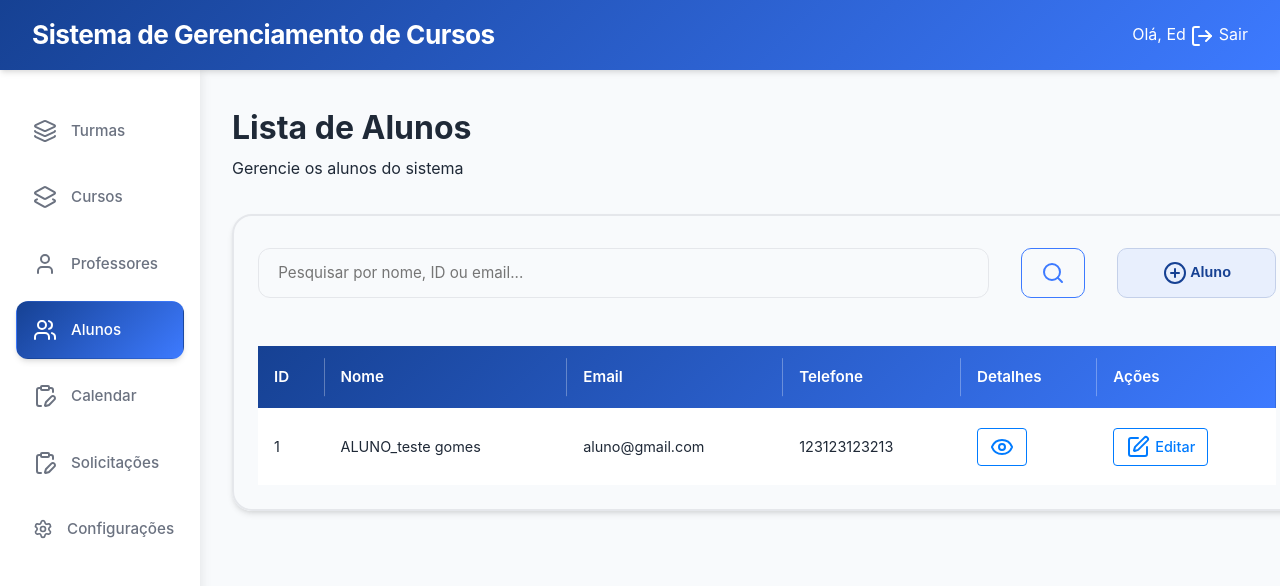
The page /secretaria/alunos/ (signed in) on the database its author committed.
### login/models.py (models this page shows, shortened)
class Usuario(AbstractUser):
    TIPO_USUARIO = [
        ('aluno', 'Aluno'),
        ('professor', 'Professor'),
        ('secretaria', 'Secretaria'),
    ]
    usuario_id = models.AutoField(primary_key=True)
    nome = models.CharField('Nome', max_length=100, blank=True, null=True)
    sobrenome = models.CharField('Sobrenome', max_length=100, blank=True, null=True)
    email = models.EmailField('E-mail', unique=True, default=None)
    data_nascimento = models.DateField('Data de Nascimento', blank=True, null=True)
    contato = models.CharField(max_length=20, unique=True, blank=True, null=True)
    cpf = models.CharField(max_length=14, unique=True, blank=True, null=True)
    endereco = models.TextField('Endereço', blank=True, null=True)
    tipo = models.CharField(max_length=10, choices=TIPO_USUARIO)
    USERNAME_FIELD = 'email'
    REQUIRED_FIELDS = ['nome','sobrenome','cpf', 'tipo', 'username' ]
    class Meta:
        db_table = 'Usuario'

class Aluno(models.Model):
    aluno_id = models.AutoField(primary_key=True)
    usuario = models.OneToOneField(Usuario, on_delete=models.CASCADE)
    class Meta:
        db_table = 'Aluno'

### secretaria/views.py (the view)
# urls.py: path('alunos/', AlunoListView.as_view(), name='alunoList'),
@method_decorator(secretaria_required, name='dispatch')
class AlunoListView(ListView):
    model = Aluno
    template_name = "secretaria/alunoList.html"
    context_object_name = "alunos"

### secretaria/templates/secretaria/alunoList.html (shortened to what this page needs)
{% extends "secretaria/Abase.html" %}
{% load static %}
{% block content %}
<div class="content-header">
    <h1>Lista de Alunos</h1>
    <p>Gerencie os alunos do sistema</p>
</div>
<div class="table-container">
    <div class="container-search">
        <div class="search-bar">
            <input type="text" id="searchInput" placeholder="Pesquisar por nome, ID ou email...">
            <button type="button" id="searchBtn" class="btn-style">
                <i data-lucide="search"></i>
            </button>
            <button type="button" class="btn btn-style3">
                <a href="{% url 'secretaria:alunoAdd' %}">
                    <i data-lucide="plus-circle"></i>
                    Aluno
                </a>
            </button>
        </div>
    </div>
    <table id="alunosTable">
        <thead>
            <tr>
                <th>ID</th>
                <th>Nome</th>
                <th>Email</th>
                <th>Telefone</th>
                <th>Detalhes</th>
                <th>Ações</th>
            </tr>
        </thead>
        <tbody id="tableBody">
            {% for aluno in alunos %}
                <tr class="aluno-row"
                    data-id="{{ aluno.aluno_id }}"
                    data-nome="{{ aluno.usuario.nome|lower }} {{ aluno.usuario.sobrenome|default:''|lower }}"
                    data-email="{{ aluno.usuario.email|lower }}"
                    data-telefone="{{ aluno.usuario.contato|default:'' }}">
                    <td>{{ aluno.aluno_id }}</td>
                    <td>{{ aluno.usuario.nome }} {{ aluno.usuario.sobrenome }}</td>
                    <td>{{ aluno.usuario.email }}</td>
                    <td>{{ aluno.usuario.contato|default:"Não informado" }}</td>
                    <td>
                        <a href="{% url 'secretaria:alunoDetail' aluno.aluno_id %}" class="btn-link btn-style4">
                            <i data-lucide="eye"></i>
                        </a>
                    </td>
                    <td>
                        <a href="{% url 'secretaria:alunoUpdate' aluno.aluno_id %}" class="btn-link btn-style4">
                            <i data-lucide="edit"></i> Editar
                        </a>
                    </td>
                </tr>
            {% empty %}
                <tr id="noDataRow">
                    <td colspan="6" class="no-data">
                        Nenhum aluno cadastrado.
                    </td>
                </tr>
            {% endfor %}
        </tbody>
    </table>
</div>
{% endblock %}

### gerenciamento_cursos/templates/partials/header.html
<header class="topbar">
    <div class="sidebar-logo">
        <h3>Sistema de Gerenciamento de Cursos</h3>
    </div>
    <div class="header-actions">
        <span class="user-welcome">Olá, {{ request.user.first_name|default:request.user.username }}</span>
        <a href="{% url 'logout' %}" class="logout-btn" onclick="return confirm('Tem certeza que deseja sair?');">
            <i data-lucide="log-out"></i>
            Sair
        </a>
    </div>
</header>

### secretaria/static/css/style.css (style rules this page uses)
:root { --azul: #164193; --azul-claro: #3D7AFF; --azul-suave: #E8EFFD; --xanadu: #C4D0E9; --laranja: #E7490F; --laranja-escuro: #e7490f33; --laranja-suave: #FFF2EE; --cinza: #3C3C3C; --cinza-claro: #6B7280; --cinza-borda: #E5E7EB; --bg-claro: #F8FAFC; --bg-card: #FFFFFF; --preto: #1F2937; --branco: #FFFFFF; --sombra: 0 4px 6px -1px rgba(0, 0, 0, 0.1), 0 2px 4px -1px rgba(0, 0, 0, 0.06); --sombra-hover: 0 20px 25px -5px rgba(0, 0, 0, 0.1), 0 10px 10px -5px rgba(0, 0, 0, 0.04); }
* { margin: 0; padding: 0; box-sizing: border-box; }
body { font-family: 'Inter', 'Poppins', sans-serif; background-color: var(--bg-claro); color: var(--preto); line-height: 1.6; }
a { text-decoration: none; color: inherit; }
svg { min-width: 20px; min-height: 20px; vertical-align: middle; }
.topbar { height: 70px; padding: 0 2rem; background: linear-gradient(135deg, var(--azul) 0%, var(--azul-claro) 100%); color: var(--branco); display: flex; justify-content: space-between; align-items: center; box-shadow: var(--sombra); position: relative; z-index: 100; }
.sidebar-logo { font-size: 1.4rem; font-weight: 700; letter-spacing: -0.5px; }
.btn-style { background: var(--bg-claro); color: var(--azul-claro); border: 1.5px solid var(--azul-claro); text-decoration: none; font-weight: 500; font-size: 0.9rem; transition: all 0.3s ease; }
.btn-style3 { display: flex; flex-direction: row; width: 13rem; background: var(--azul-suave); color: var(--azul); border: 1px solid var(--xanadu); text-decoration: none; font-weight: 500; font-size: 0.9rem; transition: all 0.4s ease, background 0.5s ease; }
.btn-style4 { color: #007bff; border: 1px solid #007bff; text-decoration: none; font-weight: 500; font-size: 0.9rem; }
.btn { display: inline-flex; align-items: center; justify-content: center; gap: 0.5rem; padding: 0.6rem 1.2rem; border-radius: 8px; font-size: 0.9rem; font-weight: 600; cursor: pointer; transition: all 0.3s ease; }
.content-header { text-align: start; margin-bottom: 2rem; }
.content-header h1 { font-size: 2rem; font-weight: 700; color: var(--preto); margin-bottom: 0.2rem; }
.container-search { width: max-content; display: flex; justify-content: space-between; align-items: center; gap: 1rem; margin-bottom: 2.5rem; }
.search-bar { display: flex; justify-content: space-between; width: calc(80.8vw - 1rem); min-width: 420px; max-width: 1500px; padding: 0.5rem 0rem; gap: 2rem ; }
.search-bar input { padding: 0.5rem; background: transparent; border: none; outline: none; width: 1200px; font-size: 1.5rem; }
.search-bar button { display: flex; max-width: 200px; padding: 0.6rem 1.2rem; flex-direction: row; justify-content: center; align-items: center; gap: 0.4rem; border-radius: 10px; cursor: pointer; }

### secretaria/static/css/form.css (style rules this page uses)
.form-control, select, input[type="text"], input[type="number"], input[type="time"], input[type="date"], textarea { width: 100%; padding: 0.9rem 1.2rem; border-radius: 12px; border: 1.5px solid var(--cinza-borda); background-color: var(--bg-claro); font-family: 'Inter', sans-serif; font-size: 0.95rem; transition: all 0.3s ease; }

### secretaria/static/css/lists.css (style rules this page uses)
.table-container { padding: 1.5rem; margin: 0 auto; border-radius: 20px; box-shadow: var(--sombra); border: 2px solid var(--cinza-borda); overflow: hidden; }
table { width: 100%; border-collapse: collapse; background: var(--branco); }
table thead { background: linear-gradient(135deg, var(--azul) 0%, var(--azul-claro) 100%); }
table thead th { padding: 1.2rem 1rem; color: var(--branco); font-weight: 600; font-size: 0.95rem; text-align: left; border: none; position: relative; }
table thead th:not(:last-child)::after { content: ''; position: absolute; right: 0; top: 50%; transform: translateY(-50%); height: 60%; width: 1px; background: rgba(255, 255, 255, 0.3); }
table tbody tr { border-bottom: 1px solid var(--cinza-borda); transition: all 0.3s ease; }
table tbody tr:last-child { border-bottom: none; }
table tbody td { padding: 1.2rem 1rem; color: var(--preto); font-size: 0.9rem; border: none; }
.aluno-row { transition: all 0.3s ease; }
.btn-link { padding: 6px 12px; display: inline-flex; align-items: center; gap: 5px; border-radius: 4px; }

### rows shown on the page
Usuario: user.first_name "Ed"
Aluno: aluno_id "1", usuario.nome "ALUNO_teste", usuario.sobrenome "gomes", usuario.email "aluno@gmail.com", usuario.contato "123123123213"
